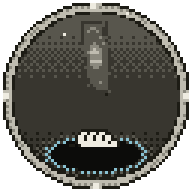

Write the Python code that produced this figure.
"""Card Hunt round badge: a cartoon glove reaches out of a void for the spinning card.
Native pixel art at 64x64 in the card spin's own greys, upscaled by whole numbers only.
python3 badge.py <card-spin frames dir> -> badge.webp (animated, x3), badge.png (still), badge-sheet.png
"""
import sys, os, glob, math
import numpy as np
from PIL import Image

HERE = os.path.dirname(os.path.abspath(__file__))
N = 64
PAL = {'k': (29, 28, 21), 'd': (56, 54, 47), 'm': (88, 86, 77), 'g': (139, 137, 126), 'l': (191, 188, 176), 'w': (238, 235, 224),
       'v': (12, 12, 10), 'f': (136, 192, 208)}           # f = Nord frost, only for the void's rim glow
P = np.array([PAL[c] for c in 'kdmglw'], np.float32)
BAYER = (np.array([[0, 8, 2, 10], [12, 4, 14, 6], [3, 11, 1, 9], [15, 7, 13, 5]]) + .5) / 16

HAND_OPEN = """
...kk..kk..kk.....
..kwwkkwwkkwwk....
..kwwkkwwkkwwk.kk.
..kwwkkwwkkwwkkwwk
..kwwkkwwkkwwkkwwk
..kwwkkwwkkwwkkwwk
..kwwwwwwwwwwkkwwk
kk.kwwwwwwwwwwwwwk
kwwkwwwwwwwwwwwwwk
kwwwwwwwwwwwwwwlk.
.kwwwwwwwwwwwwwlk.
..kwwwwwwwwwwwllk.
...kwwwwwwwwwllk..
....kkkkkkkkkkk...
...kwwwwwwwwwwwk..
..kwwlwwlwwlwwwwk.
..kwwwwwwwwwwwwlk.
...kkkkkkkkkkkkk..
.....kdddddddk....
.....kddmdddk.....
.....kdddddddk....
.....kddddmddk....
"""
HAND_GRAB = """
..................
..................
....kkkkkkkkk.....
...kwwkwwkwwkk....
..kwwkwwkwwkwwk...
..kwwkwwkwwkwwkk..
..kwwwwwwwwwwkwwk.
kk.kwwwwwwwwwwwwk.
kwwkwwwwwwwwwwwwk.
kwwwwwwwwwwwwwwlk.
.kwwwwwwwwwwwwwlk.
..kwwwwwwwwwwwllk.
...kwwwwwwwwwllk..
....kkkkkkkkkkk...
...kwwwwwwwwwwwk..
..kwwlwwlwwlwwwwk.
..kwwwwwwwwwwwwlk.
...kkkkkkkkkkkkk..
.....kdddddddk....
.....kddmdddk.....
.....kdddddddk....
.....kddddmddk....
"""


def sprite(txt):
    rows = [r for r in txt.strip('\n').split('\n')]
    w = max(len(r) for r in rows)
    out = np.zeros((len(rows), w, 4), np.uint8)
    for y, r in enumerate(rows):
        for x, c in enumerate(r):
            if c in PAL:
                out[y, x] = PAL[c] + (255,)
    return out


def snap(rgb):
    d = ((rgb[..., None, :] - P) ** 2).sum(-1)
    return P[d.argmin(-1)]


def card_frames(src):
    fs = sorted(glob.glob(os.path.join(src, 'f*.png')))
    out = []
    for f in fs:
        im = Image.open(f).convert('RGBA')
        bb = (33, 13, 127, 153)                       # the card's union box in the 160px frames
        im = im.crop(bb).resize((18, 27), Image.BOX)
        a = np.asarray(im).astype(np.float32)
        rgb = snap(a[..., :3]); al = a[..., 3] > 110
        out.append(np.dstack([rgb, al * 255]).astype(np.uint8))
    return out


def paste(dst, spr, x, y):
    h, w = spr.shape[:2]
    for j in range(h):
        for i in range(w):
            if spr[j, i, 3] and 0 <= y + j < N and 0 <= x + i < N:
                dst[y + j, x + i] = spr[j, i, :3]


def base():
    yy, xx = np.mgrid[0:N, 0:N] + .5
    c = N / 2; r = np.hypot(xx - c, yy - c)
    img = np.zeros((N, N, 3), np.float32); alpha = (r <= 31.5)
    # inside: dark slate, lighter towards the top (dithered bands, no gradients)
    t = np.clip((yy - 6) / 52, 0, 1)
    lv = 1.9 - 1.6 * t + (BAYER[yy.astype(int) % 4, xx.astype(int) % 4] - .5) * .55
    img[:] = P[np.clip(np.round(lv), 0, 5).astype(int)]
    # the void: a black hole in the lower half, with a thin frost rim and dithered falloff
    vx, vy, rx, ry = c, 51.5, 15, 5.5
    e = ((xx - vx) / rx) ** 2 + ((yy - vy) / ry) ** 2
    img[e < 1] = PAL['v']
    rim = (e >= 1) & (e < 1.35)
    img[rim & ((xx.astype(int) + yy.astype(int)) % 2 == 0)] = PAL['f']
    img[(e >= 1.35) & (e < 2.0) & (BAYER[yy.astype(int) % 4, xx.astype(int) % 4] > .7)] = PAL['m']
    # ring: black outline, light band with a dither, dark inner line
    img[(r > 28.5) & (r <= 31.5)] = PAL['l']
    img[(r > 29.5) & (r <= 30.5) & (BAYER[yy.astype(int) % 4, xx.astype(int) % 4] > .55)] = PAL['g']
    img[(r > 30.6)] = PAL['k']
    img[(r > 27.6) & (r <= 28.5)] = PAL['k']
    # four little studs on the ring, like the old card back
    for a in (0, 90, 180, 270):
        sx, sy = int(c + 30 * math.cos(math.radians(a))), int(c + 30 * math.sin(math.radians(a)))
        img[sy - 1:sy + 1, sx - 1:sx + 1] = PAL['w']
    return img, alpha, e


def frame(i, n, cards, hopen, hgrab):
    img, alpha, e = base()
    t = i / n
    # card: floats, spins at its own pace, and lifts a little when the hand gets close
    reach = max(0.0, math.sin(min(1, t / .55) * math.pi)) if t < .55 else 0.0      # 0..1..0 over the first 55%
    lift = round(3 * max(0, reach - .6) / .4)
    bob = round(1.2 * math.sin(t * 2 * math.pi * 2))
    cf = cards[(i // 1) % len(cards)]
    cx, cy = 23, 7 + bob - lift
    # hand: rises out of the void, opens, tries to grab under the card, slips back
    rise = reach
    hy = round(54 - 23 * rise)
    hand = hgrab if .42 < t < .55 else hopen
    canvas = img.copy()
    paste(canvas, cf, cx, cy)
    hl = np.zeros((N, N, 3), np.float32); hm = np.zeros((N, N), bool)
    h, w = hand.shape[:2]
    for j in range(h):
        for k in range(w):
            y, x = hy + j, 23 + k
            if hand[j, k, 3] and 0 <= y < N and 0 <= x < N:
                hl[y, x] = hand[j, k, :3]; hm[y, x] = True
    # the arm vanishes into the void: only draw hand pixels above the void's back edge or outside it
    yy, xx = np.mgrid[0:N, 0:N] + .5
    hide = (yy > 51) | ((e < 1) & (yy > 49))
    m = hm & ~hide
    canvas[m] = hl[m]
    canvas[~alpha] = 0
    # little sparkle near the card while it's being sought
    if .2 < t < .6 and (i % 4) < 2:
        canvas[max(0, cy - 2), cx + 19] = PAL['w']; canvas[cy + 5, cx - 2] = PAL['w']
    out = np.dstack([canvas, alpha * 255]).astype(np.uint8)
    return Image.fromarray(out, 'RGBA')


def main():
    src = sys.argv[1]
    cards = card_frames(src)
    cards = [c for c in cards for _ in (0, 1)]           # half speed spin
    n = 72
    hopen, hgrab = sprite(HAND_OPEN), sprite(HAND_GRAB)
    frames = [frame(i, n, cards, hopen, hgrab) for i in range(n)]
    big = [f.resize((N * 3, N * 3), Image.NEAREST) for f in frames]
    big[0].save(os.path.join(HERE, 'badge.webp'), save_all=True, append_images=big[1:], duration=110, loop=0, lossless=True)
    frames[int(n * .45)].resize((N * 3, N * 3), Image.NEAREST).save(os.path.join(HERE, 'badge.png'))
    sheet = Image.new('RGBA', (N * 4 * 6, N * 4), (46, 52, 64, 255))
    for k, i in enumerate(range(0, n, n // 6)):
        sheet.alpha_composite(frames[i].resize((N * 4, N * 4), Image.NEAREST), (k * N * 4, 0))
    sheet.save(os.path.join(HERE, 'badge-sheet.png'))
    print('ok', len(frames))


main()
